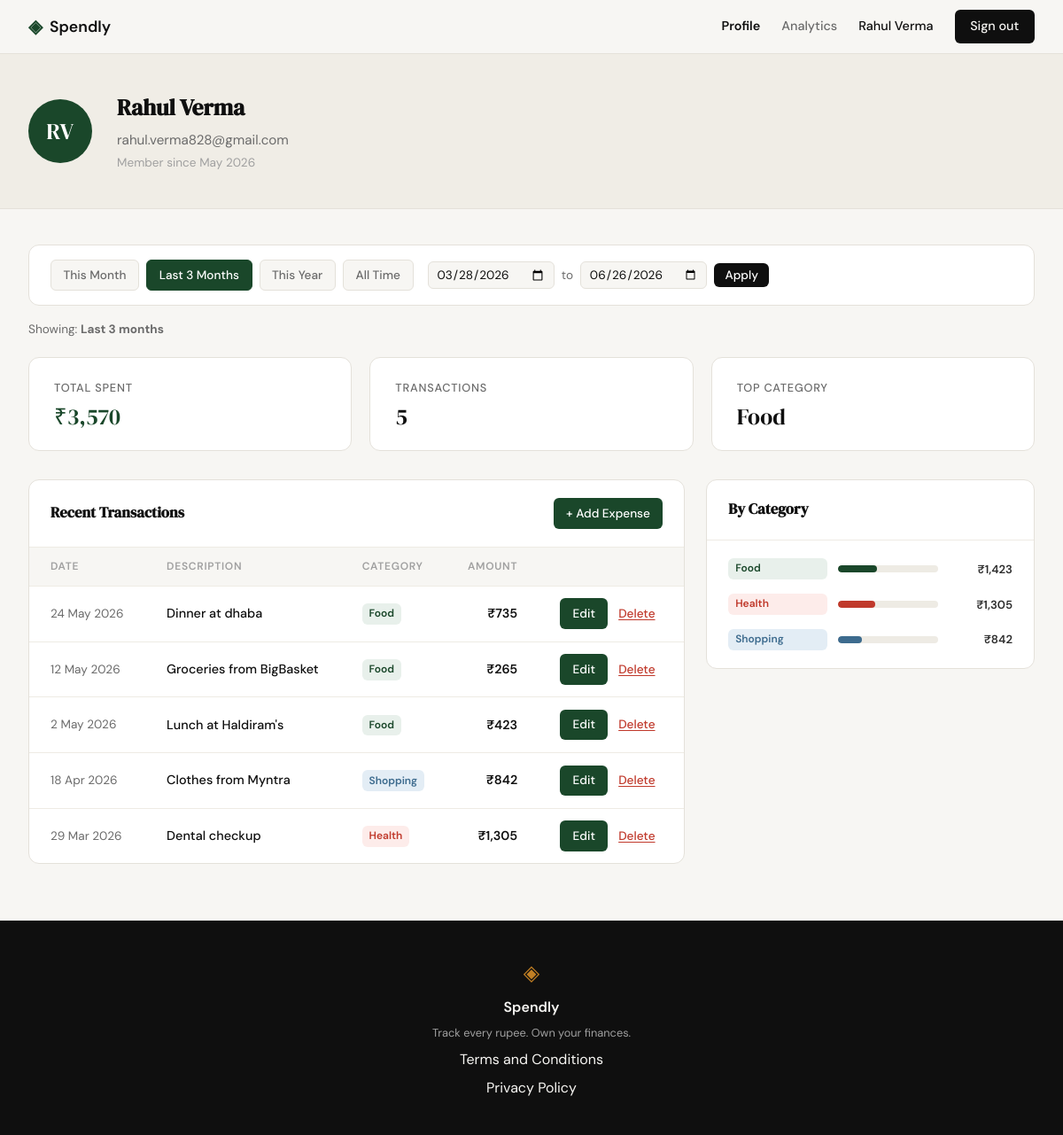
Screenshot of /profile?period=last_3_months (signed in) with the database file from the repository.
### tables this page shows
CREATE TABLE users (
            id            INTEGER PRIMARY KEY AUTOINCREMENT,
            name          TEXT    NOT NULL,
            email         TEXT    NOT NULL UNIQUE,
            password_hash TEXT    NOT NULL,
            created_at    TEXT    DEFAULT (datetime('now'))
        );

CREATE TABLE expenses (
            id          INTEGER PRIMARY KEY AUTOINCREMENT,
            user_id     INTEGER NOT NULL REFERENCES users(id),
            amount      REAL    NOT NULL,
            category    TEXT    NOT NULL,
            date        TEXT    NOT NULL,
            description TEXT,
            created_at  TEXT    DEFAULT (datetime('now'))
        );

### app.py (the view)
@app.route("/profile")
def profile():
    if not session.get("user_id"):
        return redirect(url_for("login"))
    user_data = get_user_by_id(session["user_id"])
    if not user_data:
        session.clear()
        return redirect(url_for("login"))
    name = user_data["name"]
    initials = "".join(w[0] for w in name.split()[:2]).upper()
    user = {
        "name": name,
        "initials": initials,
        "email": user_data["email"],
        "member_since": user_data["member_since"],
    }
    today = date.today()
    date_from_raw = request.args.get("from", "").strip()
    date_to_raw   = request.args.get("to", "").strip()
    period        = request.args.get("period", "all")
    date_from = date_to = None
    active_period = "all"
    period_label = "All time"
    if date_from_raw and date_to_raw:
        try:
            d_from = date.fromisoformat(date_from_raw)
            d_to   = date.fromisoformat(date_to_raw)
            if d_from > d_to:
                d_from, d_to = d_to, d_from
            date_from, date_to = d_from.isoformat(), d_to.isoformat()
            active_period = "custom"
            period_label = (
                f"{d_from.strftime('%-d %b %Y')} – {d_to.strftime('%-d %b %Y')}"
            )
        except ValueError:
            pass
    elif period == "this_month":
        date_from = today.replace(day=1).isoformat()
        date_to   = today.isoformat()
        active_period = "this_month"
        period_label  = today.strftime("%B %Y")
    elif period == "last_3_months":
        date_from = (today - timedelta(days=90)).isoformat()
        date_to   = today.isoformat()
        active_period = "last_3_months"
        period_label  = "Last 3 months"
    elif period == "this_year":
        date_from = today.replace(month=1, day=1).isoformat()
        date_to   = today.isoformat()
        active_period = "this_year"
        period_label  = str(today.year)
    stats        = get_summary_stats(session["user_id"], date_from, date_to)
    transactions = get_recent_transactions(session["user_id"], date_from=date_from, date_to=date_to)
    categories   = get_category_breakdown(session["user_id"], date_from, date_to)
    return render_template(
        "profile.html",
        user=user,
        stats=stats,
        transactions=transactions,
        categories=categories,
        active_period=active_period,
        date_from=date_from,
        date_to=date_to,
        period_label=period_label,
    )

### database/db.py (called while the page is built)
def get_db():
    conn = sqlite3.connect(DB_PATH)
    conn.row_factory = sqlite3.Row
    conn.execute("PRAGMA foreign_keys = ON")
    return conn

### database/queries.py (called while the page is built)
def _date_clause(date_from, date_to):
    if date_from and date_to:
        return " AND date BETWEEN ? AND ?", (date_from, date_to)
    return "", ()

def get_user_by_id(user_id):
    conn = get_db()
    row = conn.execute(
        "SELECT name, email, created_at FROM users WHERE id = ?", (user_id,)
    ).fetchone()
    conn.close()
    if not row:
        return None
    member_since = datetime.strptime(row["created_at"][:10], "%Y-%m-%d").strftime("%B %Y")
    return {"name": row["name"], "email": row["email"], "member_since": member_since}

def get_summary_stats(user_id, date_from=None, date_to=None):
    conn = get_db()
    date_clause, date_params = _date_clause(date_from, date_to)
    row = conn.execute(
        "SELECT COALESCE(SUM(amount), 0) as total, COUNT(*) as count "
        "FROM expenses WHERE user_id = ?" + date_clause,
        (user_id,) + date_params
    ).fetchone()
    top = conn.execute(
        "SELECT category, SUM(amount) as cat_total FROM expenses "
        "WHERE user_id = ?" + date_clause + " GROUP BY category ORDER BY cat_total DESC LIMIT 1",
        (user_id,) + date_params
    ).fetchone()
    conn.close()
    return {
        "total_spent": f"₹{row['total']:,.0f}",
        "transaction_count": row["count"],
        "top_category": top["category"] if top else "—",
    }

def get_recent_transactions(user_id, limit=10, date_from=None, date_to=None):
    conn = get_db()
    date_clause, date_params = _date_clause(date_from, date_to)
    rows = conn.execute(
        "SELECT id, date, description, category, amount FROM expenses "
        "WHERE user_id = ?" + date_clause + " ORDER BY date DESC LIMIT ?",
        (user_id,) + date_params + (limit,)
    ).fetchall()
    conn.close()
    return [
        {
            "id": r["id"],
            "date": datetime.strptime(r["date"], "%Y-%m-%d").strftime("%-d %b %Y"),
            "description": r["description"] or "",
            "category": r["category"],
            "amount": f"₹{r['amount']:,.0f}",
        }
        for r in rows
    ]

### templates/profile.html (shortened to what this page needs)
{% extends "base.html" %}
{% block content %}
<div class="profile-page">
  <div class="profile-hero">
    <div class="profile-hero-inner">
      <div class="avatar">{{ user.initials }}</div>
      <div class="user-details">
        <h1>{{ user.name }}</h1>
        <p class="user-email">{{ user.email }}</p>
        <p class="user-since">Member since {{ user.member_since }}</p>
      </div>
    </div>
  </div>
  <div class="profile-inner">
    <div class="filter-bar">
      <div class="filter-presets">
        <a href="{{ url_for('profile') }}?period=this_month"
           class="filter-btn{% if active_period == 'this_month' %} active{% endif %}">This Month</a>
        <a href="{{ url_for('profile') }}?period=last_3_months"
           class="filter-btn{% if active_period == 'last_3_months' %} active{% endif %}">Last 3 Months</a>
        <a href="{{ url_for('profile') }}?period=this_year"
           class="filter-btn{% if active_period == 'this_year' %} active{% endif %}">This Year</a>
        <a href="{{ url_for('profile') }}?period=all"
           class="filter-btn{% if active_period == 'all' %} active{% endif %}">All Time</a>
      </div>
      <form class="filter-custom" method="get" action="{{ url_for('profile') }}">
        <input type="date" name="from" value="{{ date_from or '' }}">
        <span class="filter-separator">to</span>
        <input type="date" name="to" value="{{ date_to or '' }}">
        <button type="submit">Apply</button>
      </form>
    </div>
    <p class="period-label">Showing: <strong>{{ period_label }}</strong></p>
    <div class="stats-grid">
      <div class="stat-card">
        <p class="stat-label">Total Spent</p>
        <p class="stat-value accent">{{ stats.total_spent }}</p>
      </div>
      <div class="stat-card">
        <p class="stat-label">Transactions</p>
        <p class="stat-value">{{ stats.transaction_count }}</p>
      </div>
      <div class="stat-card">
        <p class="stat-label">Top Category</p>
        <p class="stat-value">{{ stats.top_category }}</p>
      </div>
    </div>
    <div class="profile-lower">
      <div class="section-card">
        <div class="section-card-header">
          <h2>Recent Transactions</h2>
          <a href="{{ url_for('add_expense') }}" class="btn-primary-sm">+ Add Expense</a>
        </div>
        <table class="tx-table">
          <thead>
            <tr>
              <th>Date</th>
              <th>Description</th>
              <th>Category</th>
              <th class="right">Amount</th>
              <th></th>
            </tr>
          </thead>
          <tbody>
            {% for t in transactions %}
            <tr>
              <td class="tx-date">{{ t.date }}</td>
              <td class="tx-desc">{{ t.description }}</td>
              <td><span class="badge badge-{{ t.category | lower }}">{{ t.category }}</span></td>
              <td class="tx-amount right">{{ t.amount }}</td>
              <td class="tx-actions">
                <a href="{{ url_for('edit_expense', id=t.id) }}" class="btn-primary-sm">Edit</a>
                <form method="POST" action="{{ url_for('delete_expense_route', id=t.id) }}"
                      class="inline-form delete-form">
                  <button type="submit" class="btn-danger-sm">Delete</button>
                </form>
              </td>
            </tr>
            {% endfor %}
          </tbody>
        </table>
      </div>
      <div class="section-card">
        <div class="section-card-header">
          <h2>By Category</h2>
        </div>
        <div class="categories-body">
          {% for cat in categories %}
          <div class="category-row">
            <span class="badge badge-{{ cat.name | lower }}">{{ cat.name }}</span>
            <div class="progress-track">
              <div class="progress-bar bar-{{ cat.name | lower }}" style="--bar-pct: {{ cat.pct }}%"></div>
            </div>
            <span class="cat-amount">{{ cat.amount }}</span>
          </div>
          {% endfor %}
        </div>
      </div>
    </div>
  </div>
</div>
{% endblock %}

### templates/base.html (shortened to what this page needs)
<!DOCTYPE html>
<html lang="en">
<head>
    <link rel="stylesheet" href="{{ url_for('static', filename='css/style.css') }}">
</head>
<body>
    <nav class="navbar">
        <div class="nav-inner">
            <a href="{{ url_for('landing') }}" class="nav-brand">
                <span class="brand-icon">◈</span>
                <span class="brand-name">Spendly</span>
            </a>
            <div class="nav-links">
                {% if session.get("user_id") %}
                    <a href="{{ url_for('profile') }}"
                       class="{% if request.endpoint == 'profile' %}nav-active{% endif %}">Profile</a>
                    <a href="{{ url_for('analytics') }}"
                       class="{% if request.endpoint == 'analytics' %}nav-active{% endif %}">Analytics</a>
                    <span class="nav-user">{{ session["user_name"] }}</span>
                    <a href="{{ url_for('logout') }}" class="nav-cta">Sign out</a>
                {% else %}
                    <a href="{{ url_for('login') }}">Sign in</a>
                    <a href="{{ url_for('register') }}" class="nav-cta">Get started</a>
                {% endif %}
            </div>
        </div>
    </nav>
    <main class="main-content">
        {% block content %}{% endblock %}
    </main>
    <footer class="footer">
        <div class="footer-inner">
            <span class="brand-icon">◈</span>
            <span class="footer-name">Spendly</span>
            <p class="footer-copy">Track every rupee. Own your finances.</p>
            <a href="/terms">Terms and Conditions</a>
            <a href="/privacy">Privacy Policy</a>
        </div>
    </footer>
</body>
</html>

### static/css/style.css (style rules this page uses)
:root { --ink: #0f0f0f; --ink-soft: #2d2d2d; --ink-muted: #6b6b6b; --ink-faint: #a0a0a0; --paper: #f7f6f3; --paper-warm: #f0ede6; --paper-card: #ffffff; --accent: #1a472a; --accent-light: #e8f0eb; --accent-2: #c17f24; --accent-2-light: #fdf3e3; --danger: #c0392b; --danger-light: #fdecea; --border: #e4e1da; --border-soft: #eeebe4; --color-shopping: #3d6b8e; --color-shopping-light: #e3edf5; --color-transport: #6b5b95; --color-transport-light: #ede8f5; --font-display: 'DM Serif Display', Georgia, serif; --font-body: 'DM Sans', system-ui, sans-serif; --max-width: 1200px; --auth-width: 440px; --radius-sm: 6px; --radius-md: 12px; --radius-lg: 20px; }
*, *::before, *::after { box-sizing: border-box; margin: 0; padding: 0; }
html { font-size: 16px; scroll-behavior: smooth; }
body { background: var(--paper); color: var(--ink); font-family: var(--font-body); font-size: 1rem; line-height: 1.6; -webkit-font-smoothing: antialiased; }
a { color: inherit; text-decoration: none; }
.navbar { position: sticky; top: 0; z-index: 100; background: var(--paper); border-bottom: 1px solid var(--border); padding: 0 2rem; }
.nav-inner { max-width: var(--max-width); margin: 0 auto; height: 60px; display: flex; align-items: center; justify-content: space-between; }
.nav-brand { display: flex; align-items: center; gap: 0.5rem; font-family: var(--font-body); font-weight: 600; font-size: 1.1rem; color: var(--ink); }
.brand-icon { color: var(--accent); font-size: 1.3rem; }
.brand-name { color: var(--ink); }
.nav-links { display: flex; align-items: center; gap: 1.5rem; font-size: 0.9rem; font-weight: 500; }
.nav-links a { color: var(--ink-muted); transition: color 0.2s; }
.nav-links a.nav-active { color: var(--ink); font-weight: 600; }
.nav-cta { background: var(--ink) !important; color: var(--paper) !important; padding: 0.45rem 1.1rem; border-radius: var(--radius-sm); transition: background 0.2s !important; }
.main-content { min-height: calc(100vh - 60px - 100px); }
.btn-primary-sm { display: inline-flex; align-items: center; gap: 0.25rem; padding: 0.4rem 0.9rem; background: var(--accent); color: var(--paper-card); border-radius: var(--radius-sm); font-size: 0.85rem; font-weight: 500; text-decoration: none; transition: opacity 0.15s; }
.btn-danger-sm { display: inline-flex; align-items: center; background: none; border: none; padding: 0.4rem 0.5rem; cursor: pointer; color: var(--danger); font-size: 0.85rem; font-weight: 500; font-family: inherit; text-decoration: underline; text-underline-offset: 2px; transition: opacity 0.15s; }
.inline-form { display: inline; }
.footer { background: var(--ink); color: var(--paper); padding: 2.5rem 2rem; text-align: center; }
.footer-inner { display: flex; flex-direction: column; align-items: center; gap: 0.4rem; }
.footer .brand-icon { color: var(--accent-2); font-size: 1.5rem; }
.footer-name { font-weight: 600; font-size: 1rem; }
.footer-copy { font-size: 0.8rem; color: var(--ink-faint); }

### rows the page displays
users: user_name "Rahul Verma", name "Rahul Verma", email "rahul.verma828@gmail.com"
expenses: date "24 May 2026", description "Dinner at dhaba", category "Food", amount "₹735"
expenses: date "12 May 2026", description "Groceries from BigBasket", category "Food", amount "₹265"
expenses: date "2 May 2026", description "Lunch at Haldiram's", category "Food", amount "₹423"
expenses: date "18 Apr 2026", description "Clothes from Myntra", category "Shopping", amount "₹842"
expenses: date "29 Mar 2026", description "Dental checkup", category "Health", amount "₹1,305"

### other values shown
{{ user.initials }} "RV"
{{ user.member_since }} "May 2026"
{{ period_label }} "Last 3 months"
{{ stats.total_spent }} "₹3,570"
{{ stats.transaction_count }} "5"
{{ stats.top_category }} "Food"
{{ cat.name }} "Food" "Health" "Shopping"
{{ cat.amount }} "₹1,423" "₹1,305" "₹842"
